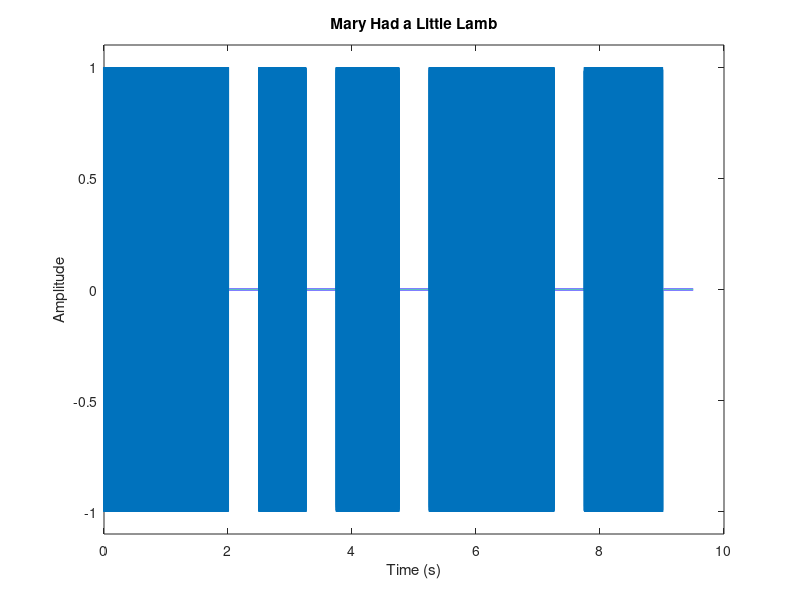

Here is the MATLAB script that generated this plot:
Fs = 8000;   % Sampling frequency (Hz)
dur = 0.25;  % Duration of each note (s)

% Define the notes
A = 440;
B = 494;
C = 523;
D = 587;
E = 659;
F = 698;
G = 784;

% Define the melody (including rests)
melody = ['E','D','C','D','E','E','E','R','D','D','D','R','E','G','G','R','E','D','C','D','E','E','E','R','D','D','E','D','C','R'];

durations = [1 1 1 1 1 1 2 2,1 1 1 2,1 1 2 2,1 1 1 1 1 1 2 2,1 1 1 1 1 2];

% Generate the waveform
waveform = [];
for i = 1:length(melody)
    switch melody(i)
        case 'A'
            freq = A;
        case 'B'
            freq = B;
        case 'C'
            freq = C;
        case 'D'
            freq = D;
        case 'E'
            freq = E;
        case 'F'
            freq = F;
        case 'G'
            freq = G;
        case 'R' % Rest
            freq = 0;
    end
    t = 0:1/Fs:durations(i) * dur;
    note = sin(2*pi*freq*t);
    waveform = [waveform note];
end

% Play the waveform
soundsc(waveform, Fs);

% Save the waveform as a WAV file
filename = 'mary_had_a_little_lamb.wav';
audiowrite(filename, waveform, Fs);

% Plot the waveform
t = 0:1/Fs:length(waveform)/Fs-1/Fs;
plot(t, waveform, 'LineWidth', 1.5);
xlabel('Time (s)');
ylabel('Amplitude');
title('Mary Had a Little Lamb');
ylim([-1.1, 1.1]);
%xlim([0.5, 0.6]); % set the x-axis limits to show a range from 0.5 to 2.5 seconds


##A WAV file is an audio file format that stores digital audio data.
##It is a common file format used for storing uncompressed audio on Windows-based
##computers.
##
##A WAV file consists of a series of digital samples, each representing
##the amplitude of the audio waveform at a particular point in time.
##The samples are typically stored as 16-bit or 24-bit integers,
##although other bit depths are possible. The samples are usually
##stored in little-endian format, meaning that the least significant
##byte of each sample is stored first.
##
##In addition to the audio data, a WAV file also includes metadata that
##describes the format of the audio data. This metadata includes information
##such as the sampling frequency, bit depth, and number of channels
##(mono or stereo). The metadata is stored in a header at the beginning of
##the file.
##
##Because WAV files store uncompressed audio data, they tend to be
##quite large compared to other audio file formats such as MP3 or AAC.
## However, they offer high quality and are widely supported by audio
## software and hardware.

